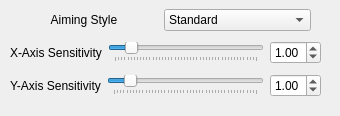
    <widget class="QWidget" name="playerSettingsTabGyro">
     <attribute name="title">
      <string>Gyro</string>
     </attribute>
     <widget class="QWidget" name="gridLayoutWidget_3">
      <property name="geometry">
       <rect>
        <x>0</x>
        <y>0</y>
        <width>331</width>
        <height>107</height>
       </rect>
      </property>
      <layout class="QGridLayout" name="playerSettingsTabGyroLayout">
       <property name="leftMargin">
        <number>10</number>
       </property>
       <property name="topMargin">
        <number>5</number>
       </property>
       <property name="rightMargin">
        <number>10</number>
       </property>
       <property name="bottomMargin">
        <number>5</number>
       </property>
       <item row="1" column="0">
        <layout class="QHBoxLayout" name="playerSettingsTabGyroXAxisSensitivityLayout">
         <item>
          <widget class="QLabel" name="playerSettingsTabGyroXAxisSensitivityLabel">
           <property name="text">
            <string>X-Axis Sensitivity</string>
           </property>
           <property name="wordWrap">
            <bool>true</bool>
           </property>
          </widget>
         </item>
         <item>
          <widget class="QSlider" name="playerSettingsTabGyroXAxisSensitivitySlider">
           <property name="minimum">
            <number>50</number>
           </property>
           <property name="maximum">
            <number>500</number>
           </property>
           <property name="sliderPosition">
            <number>100</number>
           </property>
           <property name="orientation">
            <enum>Qt::Horizontal</enum>
           </property>
           <property name="tickPosition">
            <enum>QSlider::TicksBelow</enum>
           </property>
          </widget>
         </item>
         <item>
          <widget class="QDoubleSpinBox" name="playerSettingsTabGyroXAxisSensitivitySpinbox">
           <property name="minimum">
            <double>0.500000000000000</double>
           </property>
           <property name="maximum">
            <double>5.000000000000000</double>
           </property>
           <property name="singleStep">
            <double>0.010000000000000</double>
           </property>
           <property name="value">
            <double>1.000000000000000</double>
           </property>
          </widget>
         </item>
        </layout>
       </item>
       <item row="0" column="0">
        <layout class="QHBoxLayout" name="playerSettingsTabGyroAimingStyleLayout">
         <property name="rightMargin">
          <number>10</number>
         </property>
         <item>
          <widget class="QLabel" name="playerSettingsTabGyroAimingStyleLabel">
           <property name="text">
            <string>Aiming Style</string>
           </property>
           <property name="alignment">
            <set>Qt::AlignCenter</set>
           </property>
          </widget>
         </item>
         <item>
          <widget class="QComboBox" name="playerSettingsTabGyroAimingStyleBox">
           <item>
            <property name="text">
             <string>Standard</string>
            </property>
           </item>
           <item>
            <property name="text">
             <string>Free Aim</string>
            </property>
           </item>
          </widget>
         </item>
        </layout>
       </item>
       <item row="2" column="0">
        <layout class="QHBoxLayout" name="playerSettingsTabGyroYAxisSensitivityLayout">
         <item>
          <widget class="QLabel" name="playerSettingsTabGyroYAxisSensitivityLabel">
           <property name="text">
            <string>Y-Axis Sensitivity</string>
           </property>
           <property name="wordWrap">
            <bool>true</bool>
           </property>
          </widget>
         </item>
         <item>
          <widget class="QSlider" name="playerSettingsTabGyroYAxisSensitivitySlider">
           <property name="minimum">
            <number>50</number>
           </property>
           <property name="maximum">
            <number>500</number>
           </property>
           <property name="value">
            <number>100</number>
           </property>
           <property name="orientation">
            <enum>Qt::Horizontal</enum>
           </property>
           <property name="tickPosition">
            <enum>QSlider::TicksBelow</enum>
           </property>
          </widget>
         </item>
         <item>
          <widget class="QDoubleSpinBox" name="playerSettingsTabGyroYAxisSensitivitySpinbox">
           <property name="minimum">
            <double>0.500000000000000</double>
           </property>
           <property name="maximum">
            <double>5.000000000000000</double>
           </property>
           <property name="singleStep">
            <double>0.010000000000000</double>
           </property>
           <property name="value">
            <double>1.000000000000000</double>
           </property>
          </widget>
         </item>
        </layout>
       </item>
      </layout>
     </widget>
    </widget>
